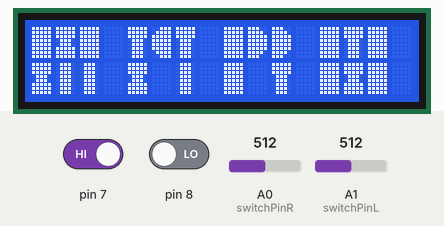
This sketch was run on a simulated Arduino Uno, built with avr-gcc and run on an emulated ATmega328P. On the bench: 16×2 character LCD. The inputs (shaded band) are chosen by the test bench; at power-on: pin 7 HIGH, pin 8 LOW, A0 (switchPinR) = 512, A1 (switchPinL) = 512. Random numbers use the default seed unless the sketch sets one; what the sketch prints to the serial monitor is not drawn.

Above: at 0.2 s.
2.9 s: pin 7 driven LOW
7.6 s: pin 7 driven HIGH
At 9.9 s:
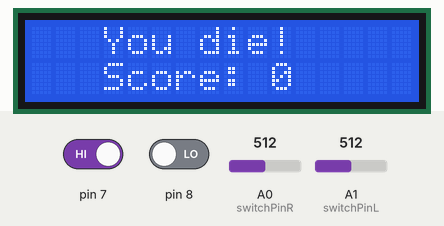
10.7 s: pin 8 driven HIGH
15.4 s: pin 8 driven LOW
At 16.2 s:
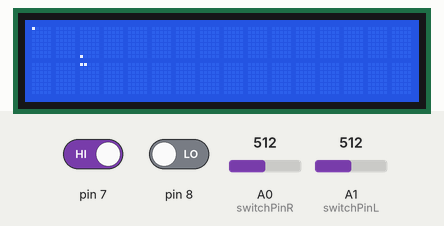
Timing chart, 0 to 18.4 s (numbered marks = the images above; inputs shaded):
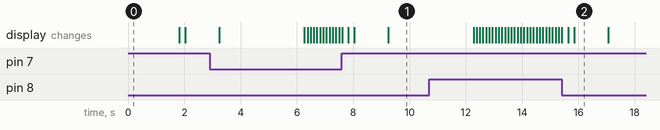

Measured:
- what the display in image 2 shows lasts 1.3 s, from 15.8 s to 17.1 s

The sketch:

worm.ino
```cpp
// 아두이노 기판에서 기동하며 시위치로 조작하는 지렁이 게임

#include <LiquidCrystal.h>

// Initialize the library by associating any needed LCD interface pin with the arduino pin number it is connected to.
// "rs" is register pin which controls where in the LCD's memory one's writing data to.
// "en" is enable pin which enables writing to the registers.
// "d4" "d5" "d6" "d7" are data pins.
// rs = 4 && en = 6 && d4 = 11 && d5 = 12 && d6 = 13 && d7 = 14

const int rs = 12, en = 11, d4 = 5, d5 = 4, d6 = 3, d7 = 2; LiquidCrystal lcd(rs, en, d4, d5, d6, d7);
int const switchPinL = A1; int const switchPinR = A0; int switchValL; int switchValR;
long min_L = 0;  long max_L = 255;
long min_R = 767;long max_R = 1023;

// BYTES FOR GRAPHICAL VIEW OF LETTERS
byte LT[8] = { B00111, B01111, B11111, B11111, B11111, B11111, B11111, B11111 };	// Curvy LEFT TOP of letter.
byte LL[8] = { B11111, B11111, B11111, B11111, B11111, B11111, B01111, B00111 };	// Curvy LEFT LOW of letter.
byte RT[8] = { B11100, B11110, B11111, B11111, B11111, B11111, B11111, B11111 };	// Curvy RIGHT TOP of letter.
byte RL[8] = { B11111, B11111, B11111, B11111, B11111, B11111, B11110, B11100 };	// Curvy RIGHT LOW of letter.
byte UB[8] = { B11111, B11111, B11111, B00000, B00000, B00000, B00000, B00000 };	// UPPER BLOCK of letter.
byte MB[8] = { B11111, B11111, B11111, B00000, B00000, B00000, B11111, B11111 };	// MIDDLE BLOCK of letter.
byte LB[8] = { B00000, B00000, B00000, B00000, B00000, B11111, B11111, B11111 };	// LOWER BLOCK of letter.
byte FB[8] = { B11111, B11111, B11111, B11111, B11111, B11111, B11111, B11111 };	// FULL BLOCK of letter.
byte TU[8] = { B11111, B11111, B11111, B01110, B01110, B01110, B01110, B01110 };	// THIN UPPER BLOCK of letter
byte TM[8] = { B11111, B11111, B11111, B01110, B01110, B11111, B11111, B11111 };	// THIN BOTTOM BLOCK of letter
byte TL[8] = { B01110, B01110, B01110, B01110, B01110, B11111, B11111, B11111 };	// THIN BOTTOM BLOCK of letter
byte TB[8] = { B01110, B01110, B01110, B01110, B01110, B01110, B01110, B01110 };	// THIN BLOCK of letter.
byte LS[8] = { B00111, B01111, B11111, B11111, B11111, B11111, B01111, B00111 };	// Half of LEFT SPHERE of letter.
byte RS[8] = { B11100, B11110, B11111, B11111, B11111, B11111, B11110, B11100 };	// Half of RIHGT SPHERE of letter.
byte EB[8] = { B00000, B00000, B00000, B00000, B00000, B00000, B00000, B00000 };	// EMPTY BLOCK of letter

// VARIABLES
bool pixel[16][80];	// Predefine the pixel array whose elements are having boolean value.
byte my_block[8];	// Predefined byte in order to save one full block.
bool triggered;		// Triggering for LCD to display worm.
int collected;		// The number of collected apples will be saved here.
long pr,pc;		// Indicates pixel row and pixel column of apple.

int game_speed;		// Determine the game speed.
bool game_started;	// Determine whether the game has been started.
bool game_finish;	// Determine whether the game is over.
bool dir_changed;	// Determine whether the direction of the head is changed
int prev_dir;		// Stores the previous direction of the head.
int new_dir;		// Stores the current direction of the head.
int i,j;          	// This variables will be used as a iteration number.

int switch_state_L = 0;	// This variable stores the digital value of the left button.
int switch_state_R = 0;	// This variable stores the digital value of the right button.

/* Nested struct with pointer is necessary, since the worm moves dynamically for every time incident,
it is difficult to express through an array. Moreover, due to the limitation of memory within the Arudino integrated circuit,
saving all values for every time incident requires uncessary memory allocation which leads to the lack of memory.*/

struct POSITION {
	int row;	// For Arduino Uno lcd, there are total 16 pixel rows.
	int col;	// For Arduino Uno lcd, there are total 80 pixel columns.
	int dir;	// (0 : RIGHT) && (1 : ABOVE) && (2 : LEFT ) && (3 : BELOW).
	// Purpose of this nested struct (*next) is to save an information of the pixel next to the tail.
	struct POSITION *next;
	/* Pictorial example:
	┌────┐┌────┐┌────┐┌────┐┌────┐┌────┐┌────┐┌────┐┌────┐
	│tail││    ││    ││    ││    ││    ││    ││    ││head│
	└────┘└────┘└────┘└────┘└────┘└────┘└────┘└────┘└────┘
	First 'tail' is copied to dummy struct pointer 'p'. Then the second pixel (pixel next to tail) will be saved into 'p->next'.
	Then third will be saved as '(p->next)->next' and so on. For the last '((p->next)-> ... )->next' should be empty and the last 'p' 		should be the head, since head moves independently and no more body element in front of the head. */
}; typedef POSITION position;	// Type declaration : POSITION.
	position *head;		// Position of head (pointer).
	position *tail;		// Position of tail (pointer).


// FUNCTION : GENERATING INITIAL WORM WHEN GAME IS STARTED
void Initial_Worm (int n) {	// The initial length of the worm is 'n'.
	for (i = 0; i < 16; i++) { for (j = 0; j < 80; j++) { pixel[i][j] = false; }}	// Initialize all the pixel to be false.
	position *p;	// dummy struct pointer 'p'.
	position *q;	// dummy struct pointer 'q'.
	tail = (position*) malloc( sizeof( position ) );				// Allocate the memory space for tail.
	// We want to have the initial worm (almost) in the center of the LCD.
	tail->row = 7;	// Initial pixel row for tail.
	tail->col = 40;	// Initial pixel col for tail.
	tail->dir = 2;	// Initial direction is 'left'.
	pixel[tail->row][tail->col] = true;	// Switch on the pixel.
	p = tail;	// Copy all the infomration of tail into dummy 'p'.
	for (i = 0; i < n - 1; i++) {	// Turn on the pixel from tail to head.
		q = (position*) malloc( sizeof( position ) );	// Allocate memory space for dummy struct pointer 'q'.
		q->row = p->row;		// Let the worm be heading towards the left Initially. Hence row is equivalent.
		q->col = p->col - 1;		// Let the worm be heading towards the left Initially. Hence column has to decrease by one.
		q->dir = p->dir;		// Let the worm be heading towards the left Initially. Hence direction is conserved.
		pixel[q->row][q->col] = true;	// Switch on the corresponding pixel.
		p->next = q;			// Since 'q' contains the information of the pixel next to 'p', copy the information.
		p = q;				// Save 'q' as 'p'
	}
	if (n > 1) {			// When the length of worm is larger than one; after escaping the above for loop:
		p->next = NULL;		// Make 'p.next' be empty
		head  = p;		// The last 'p' will be set as 'head' of the worm.
	} else {			// When the length of worm is one; after escaping the above for loop:
		tail->next = NULL;	// Make 'tail.next' be empty, so that there is no consecutive pixel after tail.
		head = tail;		// Let 'head' and 'tail' be equivalent.
	}
}

// FUNCTION : EXTEND THE WORM WHEN THE APPLE IS EATEN BY WORM.
void Stretch_Worm() {
	position *p; p = (position*) malloc( sizeof( position ) );	// Define dummy point struct 'p'.
	p->row = tail->row; p->col = tail->col; p->dir = tail->dir;	// Update dummy struct point.
	p->next = tail;	// Save current tail as a second last element of the body.
	tail = p;	// Tail is pushed back.
}

// FUNCTION : GENERATE APPLE.
void Apple_Generator() {
	position *p; p = tail;
	bool new_apple = true;
	while (new_apple) {
		pr = random(16);	// Generate apple on random pixel row.
		pc = random(80);	// Generate apple on random pixel column.
		new_apple = false;	// Since apple is generated, switch off 'new_apple' for considering another case.
		while (p->next != NULL && !new_apple)  {	// When it is not the head and the apple is not generated:
			// So when the tail reaches to 'pixel[pr][pc]', it generates new apple.
			if (p->row == pr && p->col == pc) new_apple = true;
			p = p->next;
		}
	} if (collected < 11 && game_started) Stretch_Worm();
}

// FUNCTION : MOVEMENT OF HEAD AND DETECT COLLISIONS.
void Head_Movement() {
	switch(head->dir) {
		case 0: head->col++; break;	// 0 is for right. Hence column increases.
		case 1: head->row++; break;	// 1 is for above. Hence row increases.
		case 2: head->col--; break;	// 2 is for left. Hence column decreases.
		case 3: head->row--; break;	// 3 is for below. Hence row decreases.
		default : break;
	}
	if (head->col >= 80) { game_finish = true; }	// Wall collision : If worm head hits the most right of lcd, then game finishes.
	if (head->col < 0) { game_finish = true; }	// Wall collision : If worm head hits the most left of lcd, then game finishes.
	if (head->row >= 16) { game_finish = true; }	// Wall collision : If worm head hits the most bottom of lcd, then game finishes.
	if (head->row < 0) { game_finish = true; }	// Wall collision : If worm head hits the most above of lcd, then game finishes.

	position *p; p = tail;	// Copy all the infomration of tail into dummy 'p'.
	// Detect self collision
	while (p != head && !game_finish) { if (p->row == head->row && p->col == head->col) { game_finish = true; } p = p->next; }
	// Case when game is over
	if (game_finish) { Game_Over(); } else {
		// If game is not over
		pixel[head->row][head->col] = true; 	// The pixel of the position of head is switched on.
		if (head->row == pr && head->col == pc) { collected++; Apple_Generator(); }	// And checks whether head has eaten an apple.
	}
}

// FUNCTION : TOTAL MOVEMENT OF WORM FOR EACH INCIDENT OF TIME.
void Worm_Movement() {
	position *p; p = tail;		// Copy all the infomration of tail into dummy 'p'.
	// The main idea is to call all the information of 'p->next'.
	pixel[p->row][p->col] = false;	// Since worm moves, the pixel corresponding to the 'tail' has to be turned off.
	while (p->next != NULL) {	// While 'p->next' is not empty (if it is empty, which is then 'head')
		p->row = p->next->row;	// Since we need next pixel information, call 'p->next->row' and save it to 'p->row'.
		p->col = p->next->col;	// Since we need next pixel information, call 'p->next->col' and save it to 'p->col'.
		p->dir = p->next->dir;	// Since we need next pixel information, call 'p->next->dir' and save it to 'p->dir'.
		p = p->next;		// Lastly we update 'p' as 'p->next' in order to call the information of 'p->next->next'.
	} Head_Movement();		// Move head. The function also detects collision as well.
}

// FUNCTION : EXPOSE WORM ON THE LCD.
void Expose_To_LCD () {
	int counter = 0;		// Purpose of this 'counter' is to assign name to 'my_block'.
	if (!game_finish) {
		pixel[pr][pc] = true;	// The position of apple is set to be true.
		for(int r = 0; r < 2; r++) {
			for(int c = 0; c < 16; c++) { triggered = false;	// The LCD Exposure is set to be false at first.
				for(int i = 0; i < 8; i++) { byte b = B00000;	// Initital byte
					// If the pixel is switched on, the exposure is triggered.
					if (pixel[r*8+i][c*5+0]) { b+=B10000; triggered = true; }
					// If the pixel is switched on, the exposure is triggered.
					if (pixel[r*8+i][c*5+1]) { b+=B01000; triggered = true; }
					// If the pixel is switched on, the exposure is triggered.
					if (pixel[r*8+i][c*5+2]) { b+=B00100; triggered = true; }
					// If the pixel is switched on, the exposure is triggered.
					if (pixel[r*8+i][c*5+3]) { b+=B00010; triggered = true; }
					// If the pixel is switched on, the exposure is triggered.
					if (pixel[r*8+i][c*5+4]) { b+=B00001; triggered = true; }
					my_block[i] = b;	// Save it as a block.
				}
				if (triggered) {	// When it is allowed to expose on LCD panel:
					lcd.createChar(counter, my_block);	// Create character.
					lcd.setCursor(c,r);		// Set cursor on lcd panel.
					lcd.write(byte(counter));	// Write
					counter++;	// Increase 'counter' to set another name for next 'my_block' character.
				} else { lcd.setCursor(c,r); lcd.write(254); }	// Fill the empty space.
			}
		}
	}
}

// FUNCTION : CLEAR ALL THE MEMORY
void Deallocate_All() {
	position *p;	// dummy struct pointer.
	position *q;	// dummy struct pointer.
	p = tail;	// Copy all the infomration of tail into dummy 'p'.
	while ( p != NULL ) {
		q = p;		// Ready to clear the memory allocation for p.
		p = p->next;	// Copy p.next into p.
		free(q);	// Clear the memory allocation of p.
	} tail = NULL; head = tail;	// After escaping loop, make sure the tail and the head are empty.
}

// FUNCTION :: INITIALIZING THE NECESSARY COMPONENTS FOR SETUP FUNCTION
void Initialization() {
	game_finish = false;	// 'game_finish' is set false initially.
	game_started = false;	// 'game_started; is set false initially.
	lcd.clear(); lcd.setCursor(0,0);

	lcd.createChar( 1 , LT );	lcd.createChar( 2 , LL );	lcd.createChar( 3 , RT );
	lcd.createChar( 4 , RL );	lcd.createChar( 5 , UB );	lcd.createChar( 6 , MB );
	lcd.createChar( 7 , LB );	lcd.createChar( 8 , FB );	lcd.createChar( 9 , TU );
	lcd.createChar( 10 , TM );	lcd.createChar( 11, TU );	lcd.createChar( 12, TB );
	lcd.createChar( 13, LS );	lcd.createChar( 14, RS );	lcd.createChar( 15, EB );
}

// FUNCTION :: GENERATING STARTING BACKGROUND
void Starting_Background() {
	// It will show the word WORM in capital letter.
	lcd.setCursor(0,0);	// set cursor to column 0, line 0 (first row)
	lcd.write(8);	lcd.write(10);	lcd.write(8);	lcd.write(15);	// Above half of 'W'
	lcd.write(1);	lcd.write(5);	lcd.write(3);	lcd.write(15);	// Above half of 'O'
	lcd.write(8);	lcd.write(6);	lcd.write(14);	lcd.write(15);	// Above half of 'R'
	lcd.write(8);	lcd.write(11);	lcd.write(8);	lcd.write(15);	// Above half of 'M'
	lcd.setCursor(0, 1);	// set cursor to colum 0, line 1 (second row)
	lcd.write(2);	lcd.write(12);	lcd.write(4);	lcd.write(15);	// Below half of 'W'
	lcd.write(2);	lcd.write(7);	lcd.write(4);	lcd.write(15);	// Below half of 'O'
	lcd.write(8);	lcd.write(15); lcd.write(3);	lcd.write(15);	// Below half of 'R'
	lcd.write(8);	lcd.write(10);	lcd.write(8);	lcd.write(15);	// Below half of 'M'
}

void Before_Game_Start() {
	game_finish = false; game_started = false;	// Initialize variables.
	lcd.clear(); lcd.setCursor(0,0);		// Initialize LCD.
	Initialization(); Starting_Background();	// Initialize opening background.
	collected = 0; game_speed = 5;			// Initialize game environment.
	Initial_Worm(3);				// Initialize worm with worm length 3.
}

void Game_Over() { delay(1000);		// Some delay.
	lcd.clear(); Deallocate_All();	// Clear LCD and deallocate the memory.
	lcd.setCursor(3,0); lcd.print("You die!");			// You die.
	lcd.setCursor(3,1); lcd.print("Score: "); lcd.print(collected);	// Show the number of collected apples.
	delay(1000);	// Some delay,
}

// FUNCTION :: ASSIGNING DIRECTION VIA POTMETER
int get_dir( int swtich_state_L, int switch_state_R , int prev_dir ) {
  int k = prev_dir;	// Dummy variable to save the new direction.
  if ( switch_state_L == LOW && switch_state_R == HIGH ) { k = ( k + 1 ) % 4; }
  else if ( switch_state_L == HIGH && switch_state_R == LOW ) { k = (k - 1) % 4; }
  else { k = prev_dir; }
  return k;
}

/* ------------------------------------------------------------------------------------------------------------------------------------------------------- */

void setup() {
	lcd.begin(16, 2);
	Initialization();
	Before_Game_Start();
	delay(1500);
	Serial.begin(9600);
}

void loop() {
	game_started = true;
	prev_dir = 2;	// Initially it is moving in left.
	// If game is started and game is not finished:
	while (game_started && !game_finish) {
		dir_changed = false;	// Direction has not been changed initially.
    switchValL = analogRead(switchPinL); Serial.print(switchValL);
    switchValR = analogRead(switchPinR); Serial.println(switchValR);
    switch_state_L = digitalRead(7);
    switch_state_R = digitalRead(8);
		new_dir = get_dir(switch_state_L,switch_state_R, prev_dir); 	// Get the new direction depends on potVal.
		if (new_dir != prev_dir) {
			delay(100);		// Considering a debouncing time.
			head->dir = new_dir;	// Update direction.
			prev_dir = new_dir;
			dir_changed = true;
			delay(100); Worm_Movement(); Expose_To_LCD();	// Appear on LCD.
		} else if (!dir_changed) { delay(100); Worm_Movement(); Expose_To_LCD(); }
	}
	// If game is over:
	if (game_finish) { Game_Over(); Before_Game_Start(); }
}
```
